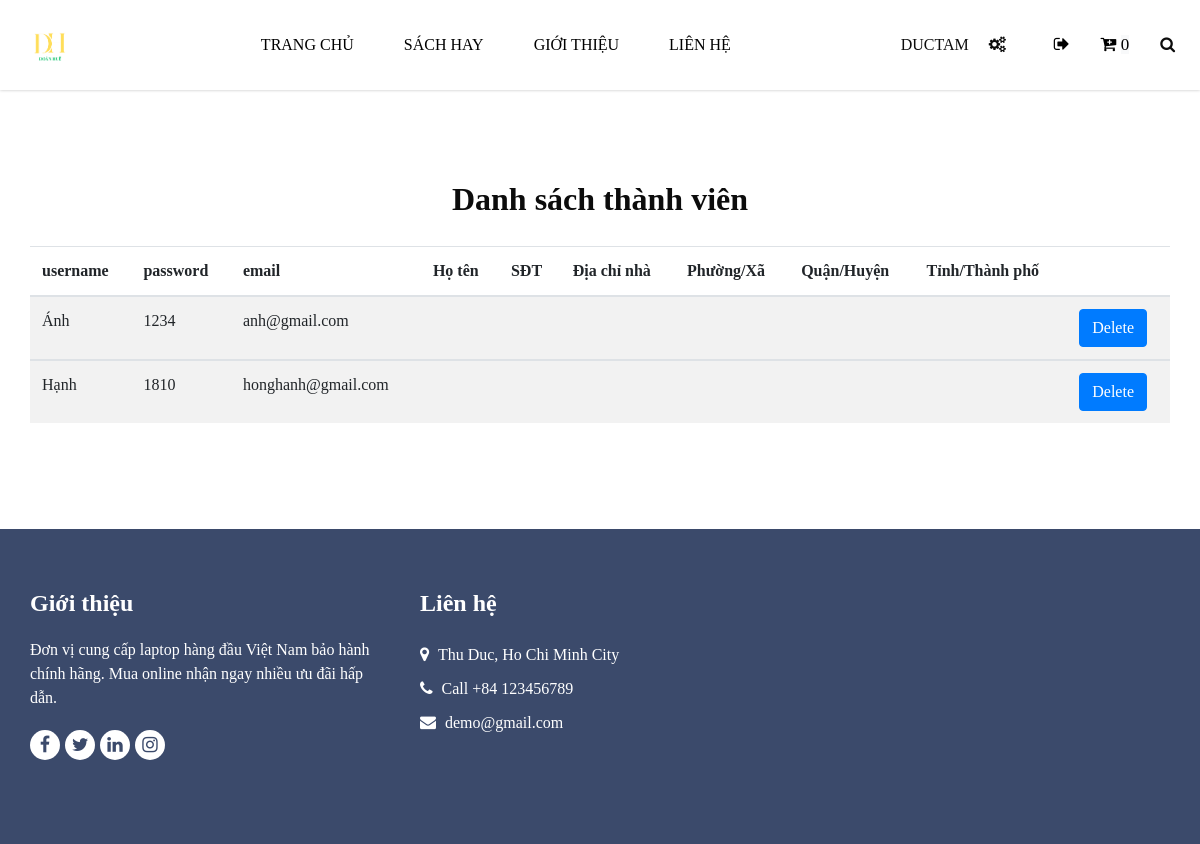
Screenshot of /admin/table_user.php (signed in) with the database file from the repository.
### tables this page shows
CREATE TABLE `users` (
  `username` varchar(30) NOT NULL,
  `password` varchar(30) NOT NULL,
  `email` varchar(255) NOT NULL,
  `avatar` varchar(255) DEFAULT NULL,
  `fullName` varchar(255) DEFAULT NULL,
  `phone` varchar(255) DEFAULT NULL,
  `street` varchar(255) DEFAULT NULL,
  `town` varchar(255) DEFAULT NULL,
  `city` varchar(255) DEFAULT NULL,
  `district` varchar(255) DEFAULT NULL,
  `admin` varchar(2) DEFAULT 'N'
);

### admin/display.php (the view, shortened to what this page needs)
<?php
         require_once("../login/connection.php");
         $info = mysqli_query($conn, "SELECT * FROM users");
         echo '<table class="table table-striped">';
            echo '<thead>';
            echo '<tr>';
              echo '<th scope="col">username</th>';
              echo '<th scope="col">password</th>';
              echo '<th scope="col">email</th>';
              echo '<th scope="col">Họ tên</th>';
              echo '<th scope="col">SĐT</th>';
              echo '<th scope="col">Địa chỉ nhà</th>';
              echo '<th scope="col">Phường/Xã</th>';
              echo '<th scope="col">Quận/Huyện</th>';
              echo '<th scope="col">Tỉnh/Thành phố</th>';
              echo '<th scope="col"></th>';
            echo '</tr>';
            echo '</thead>';
          $number = 1;
          while ($row = mysqli_fetch_array($info)) {
            if ($row["admin"] != 'Y') {
                echo '<tbody>';
                echo '<td scope="row">' . $row["username"] . '</td>';
                echo '<td>' . $row["password"] . '</td>';
                echo '<td>' . $row["email"] . '</td>';
                echo '<td>' . $row["fullName"] . '</td>';
                echo '<td>' . $row["phone"] . '</td>';
                echo '<td>' . $row["street"] . '</td>';
                echo '<td>' . $row["town"] . '</td>';
                echo '<td>' . $row["district"] . '</td>';
                echo '<td>' . $row["city"] . '</td>';
                echo '<td>
                      <form  method="POST" id="form">
                        <button type="submit" class="btn btn-primary" name="delete" value =' . $number . '>Delete</button>
                      </form>
                      </td>';
              echo '</tbody>';
              $number++;
              }
          }
        echo '</table>';
?>

### css/style.css (style rules this page uses)
body { font-family: 'Times New Roman'; color: #0c0c0c; background-color: white; overflow-x: hidden; }
.btn, .btn:focus { outline: none !important; -webkit-box-shadow: none; box-shadow: none; }

### rows the page displays
users: username "Ánh", password "1234", email "anh@gmail.com"
users: username "Hạnh", password "1810", email "honghanh@gmail.com"

### other values shown
$_SESSION["username"] "DUCTAM"
